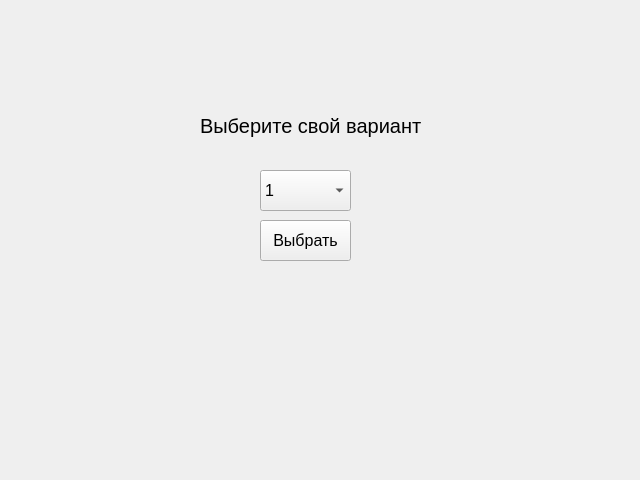
<?xml version="1.0" encoding="UTF-8"?>
<ui version="4.0">
 <class>MainWindow</class>
 <widget class="QMainWindow" name="MainWindow">
  <property name="geometry">
   <rect>
    <x>0</x>
    <y>0</y>
    <width>640</width>
    <height>480</height>
   </rect>
  </property>
  <property name="windowTitle">
   <string>Расчет и проектирование средств защиты от шума</string>
  </property>
  <widget class="QWidget" name="centralwidget">
   <widget class="QLabel" name="VariantTextField">
    <property name="geometry">
     <rect>
      <x>200</x>
      <y>110</y>
      <width>231</width>
      <height>31</height>
     </rect>
    </property>
    <property name="font">
     <font>
      <pointsize>15</pointsize>
     </font>
    </property>
    <property name="text">
     <string>Выберите свой вариант</string>
    </property>
   </widget>
   <widget class="QPushButton" name="VariantSelectButton">
    <property name="geometry">
     <rect>
      <x>260</x>
      <y>220</y>
      <width>91</width>
      <height>41</height>
     </rect>
    </property>
    <property name="font">
     <font>
      <pointsize>12</pointsize>
     </font>
    </property>
    <property name="text">
     <string>Выбрать</string>
    </property>
   </widget>
   <widget class="QComboBox" name="BoxSelectVariant">
    <property name="geometry">
     <rect>
      <x>260</x>
      <y>170</y>
      <width>91</width>
      <height>41</height>
     </rect>
    </property>
    <property name="font">
     <font>
      <pointsize>12</pointsize>
     </font>
    </property>
    <item>
     <property name="text">
      <string>1</string>
     </property>
    </item>
    <item>
     <property name="text">
      <string>2</string>
     </property>
    </item>
    <item>
     <property name="text">
      <string>3</string>
     </property>
    </item>
    <item>
     <property name="text">
      <string>4</string>
     </property>
    </item>
    <item>
     <property name="text">
      <string>5</string>
     </property>
    </item>
    <item>
     <property name="text">
      <string>6</string>
     </property>
    </item>
    <item>
     <property name="text">
      <string>7</string>
     </property>
    </item>
    <item>
     <property name="text">
      <string>8</string>
     </property>
    </item>
    <item>
     <property name="text">
      <string>9</string>
     </property>
    </item>
    <item>
     <property name="text">
      <string>10</string>
     </property>
    </item>
   </widget>
  </widget>
 </widget>
 <resources>
  <include location="firstSlide.qrc"/>
 </resources>
 <connections/>
</ui>
